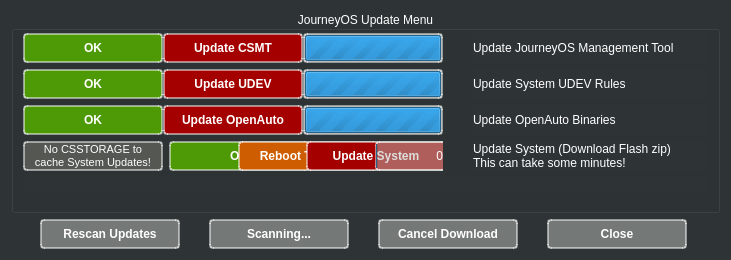
<?xml version="1.0" encoding="UTF-8"?>
<ui version="4.0">
 <class>UpdateDialog</class>
 <widget class="QDialog" name="UpdateDialog">
  <property name="geometry">
   <rect>
    <x>0</x>
    <y>0</y>
    <width>731</width>
    <height>260</height>
   </rect>
  </property>
  <property name="sizePolicy">
   <sizepolicy hsizetype="Expanding" vsizetype="Expanding">
    <horstretch>0</horstretch>
    <verstretch>0</verstretch>
   </sizepolicy>
  </property>
  <property name="minimumSize">
   <size>
    <width>500</width>
    <height>260</height>
   </size>
  </property>
  <property name="maximumSize">
   <size>
    <width>731</width>
    <height>260</height>
   </size>
  </property>
  <property name="windowTitle">
   <string>Connect to device</string>
  </property>
  <property name="styleSheet">
   <string notr="true">background-color: rgb(46, 52, 54);
color: rgb(255, 255, 255);</string>
  </property>
  <layout class="QVBoxLayout" name="verticalLayout">
   <item>
    <widget class="QGroupBox" name="groupBoxRecent">
     <property name="sizePolicy">
      <sizepolicy hsizetype="Expanding" vsizetype="Minimum">
       <horstretch>0</horstretch>
       <verstretch>0</verstretch>
      </sizepolicy>
     </property>
     <property name="minimumSize">
      <size>
       <width>0</width>
       <height>100</height>
      </size>
     </property>
     <property name="title">
      <string>JourneyOS Update Menu</string>
     </property>
     <property name="alignment">
      <set>Qt::AlignCenter</set>
     </property>
     <layout class="QFormLayout" name="formLayout_2">
      <property name="horizontalSpacing">
       <number>30</number>
      </property>
      <property name="topMargin">
       <number>2</number>
      </property>
      <property name="bottomMargin">
       <number>2</number>
      </property>
      <item row="8" column="0" colspan="2">
       <spacer name="verticalSpacer_2">
        <property name="orientation">
         <enum>Qt::Vertical</enum>
        </property>
        <property name="sizeHint" stdset="0">
         <size>
          <width>20</width>
          <height>4</height>
         </size>
        </property>
       </spacer>
      </item>
      <item row="0" column="1">
       <widget class="QLabel" name="labelCsmt">
        <property name="text">
         <string>Update JourneyOS Management Tool</string>
        </property>
       </widget>
      </item>
      <item row="0" column="0">
       <widget class="QWidget" name="csmt" native="true">
        <property name="sizePolicy">
         <sizepolicy hsizetype="Minimum" vsizetype="Preferred">
          <horstretch>0</horstretch>
          <verstretch>0</verstretch>
         </sizepolicy>
        </property>
        <layout class="QHBoxLayout" name="horizontalLayout_2">
         <property name="spacing">
          <number>0</number>
         </property>
         <property name="leftMargin">
          <number>0</number>
         </property>
         <property name="topMargin">
          <number>0</number>
         </property>
         <property name="rightMargin">
          <number>0</number>
         </property>
         <property name="bottomMargin">
          <number>0</number>
         </property>
         <item>
          <widget class="QLabel" name="labelCsmtOK">
           <property name="sizePolicy">
            <sizepolicy hsizetype="Fixed" vsizetype="Fixed">
             <horstretch>0</horstretch>
             <verstretch>0</verstretch>
            </sizepolicy>
           </property>
           <property name="minimumSize">
            <size>
             <width>140</width>
             <height>30</height>
            </size>
           </property>
           <property name="maximumSize">
            <size>
             <width>140</width>
             <height>30</height>
            </size>
           </property>
           <property name="font">
            <font>
             <weight>75</weight>
             <bold>true</bold>
            </font>
           </property>
           <property name="styleSheet">
            <string notr="true">background-color: rgb(78, 154, 6);
border-radius: 4px;
border: 2px solid rgba(255,255,255,0.5);</string>
           </property>
           <property name="text">
            <string>OK</string>
           </property>
           <property name="alignment">
            <set>Qt::AlignCenter</set>
           </property>
          </widget>
         </item>
         <item>
          <widget class="QPushButton" name="pushButtonUpdateCsmt">
           <property name="sizePolicy">
            <sizepolicy hsizetype="Fixed" vsizetype="Fixed">
             <horstretch>0</horstretch>
             <verstretch>0</verstretch>
            </sizepolicy>
           </property>
           <property name="minimumSize">
            <size>
             <width>140</width>
             <height>30</height>
            </size>
           </property>
           <property name="maximumSize">
            <size>
             <width>140</width>
             <height>30</height>
            </size>
           </property>
           <property name="font">
            <font>
             <weight>75</weight>
             <bold>true</bold>
            </font>
           </property>
           <property name="styleSheet">
            <string notr="true">background-color: rgb(164, 0, 0);
border-radius: 4px;
border: 2px solid rgba(255,255,255,0.5);
color: rgb(255, 255, 255);</string>
           </property>
           <property name="text">
            <string>Update CSMT</string>
           </property>
          </widget>
         </item>
         <item>
          <widget class="QProgressBar" name="progressBarCsmt">
           <property name="sizePolicy">
            <sizepolicy hsizetype="Fixed" vsizetype="Fixed">
             <horstretch>0</horstretch>
             <verstretch>0</verstretch>
            </sizepolicy>
           </property>
           <property name="minimumSize">
            <size>
             <width>140</width>
             <height>30</height>
            </size>
           </property>
           <property name="maximumSize">
            <size>
             <width>140</width>
             <height>30</height>
            </size>
           </property>
           <property name="styleSheet">
            <string notr="true">background-color: rgba(186, 189, 182, 0.5);
border-radius: 4px;
border: 2px solid rgba(255,255,255,0.5);
color: rgb(255, 255, 255);</string>
           </property>
           <property name="maximum">
            <number>0</number>
           </property>
           <property name="value">
            <number>0</number>
           </property>
          </widget>
         </item>
        </layout>
       </widget>
      </item>
      <item row="1" column="1">
       <widget class="QLabel" name="labelUdev">
        <property name="text">
         <string>Update System UDEV Rules</string>
        </property>
       </widget>
      </item>
      <item row="1" column="0">
       <widget class="QWidget" name="udev" native="true">
        <property name="sizePolicy">
         <sizepolicy hsizetype="Minimum" vsizetype="Preferred">
          <horstretch>0</horstretch>
          <verstretch>0</verstretch>
         </sizepolicy>
        </property>
        <layout class="QHBoxLayout" name="horizontalLayout_3">
         <property name="spacing">
          <number>0</number>
         </property>
         <property name="leftMargin">
          <number>0</number>
         </property>
         <property name="topMargin">
          <number>0</number>
         </property>
         <property name="rightMargin">
          <number>0</number>
         </property>
         <property name="bottomMargin">
          <number>0</number>
         </property>
         <item>
          <widget class="QLabel" name="labelUdevOK">
           <property name="sizePolicy">
            <sizepolicy hsizetype="Fixed" vsizetype="Fixed">
             <horstretch>0</horstretch>
             <verstretch>0</verstretch>
            </sizepolicy>
           </property>
           <property name="minimumSize">
            <size>
             <width>140</width>
             <height>30</height>
            </size>
           </property>
           <property name="maximumSize">
            <size>
             <width>140</width>
             <height>30</height>
            </size>
           </property>
           <property name="font">
            <font>
             <weight>75</weight>
             <bold>true</bold>
            </font>
           </property>
           <property name="styleSheet">
            <string notr="true">background-color: rgb(78, 154, 6);
border-radius: 4px;
border: 2px solid rgba(255,255,255,0.5);</string>
           </property>
           <property name="text">
            <string>OK</string>
           </property>
           <property name="alignment">
            <set>Qt::AlignCenter</set>
           </property>
          </widget>
         </item>
         <item>
          <widget class="QPushButton" name="pushButtonUpdateUdev">
           <property name="sizePolicy">
            <sizepolicy hsizetype="Fixed" vsizetype="Fixed">
             <horstretch>0</horstretch>
             <verstretch>0</verstretch>
            </sizepolicy>
           </property>
           <property name="minimumSize">
            <size>
             <width>140</width>
             <height>30</height>
            </size>
           </property>
           <property name="maximumSize">
            <size>
             <width>140</width>
             <height>30</height>
            </size>
           </property>
           <property name="font">
            <font>
             <weight>75</weight>
             <bold>true</bold>
            </font>
           </property>
           <property name="styleSheet">
            <string notr="true">background-color: rgb(164, 0, 0);
border-radius: 4px;
border: 2px solid rgba(255,255,255,0.5);
color: rgb(255, 255, 255);</string>
           </property>
           <property name="text">
            <string>Update UDEV</string>
           </property>
          </widget>
         </item>
         <item>
          <widget class="QProgressBar" name="progressBarUdev">
           <property name="sizePolicy">
            <sizepolicy hsizetype="Fixed" vsizetype="Fixed">
             <horstretch>0</horstretch>
             <verstretch>0</verstretch>
            </sizepolicy>
           </property>
           <property name="minimumSize">
            <size>
             <width>140</width>
             <height>30</height>
            </size>
           </property>
           <property name="maximumSize">
            <size>
             <width>140</width>
             <height>30</height>
            </size>
           </property>
           <property name="styleSheet">
            <string notr="true">background-color: rgba(186, 189, 182, 0.5);
border-radius: 4px;
border: 2px solid rgba(255,255,255,0.5);
color: rgb(255, 255, 255);</string>
           </property>
           <property name="maximum">
            <number>0</number>
           </property>
           <property name="value">
            <number>0</number>
           </property>
          </widget>
         </item>
        </layout>
       </widget>
      </item>
      <item row="2" column="1">
       <widget class="QLabel" name="labelOpenauto">
        <property name="text">
         <string>Update OpenAuto Binaries</string>
        </property>
       </widget>
      </item>
      <item row="2" column="0">
       <widget class="QWidget" name="openauto" native="true">
        <property name="sizePolicy">
         <sizepolicy hsizetype="Minimum" vsizetype="Preferred">
          <horstretch>0</horstretch>
          <verstretch>0</verstretch>
         </sizepolicy>
        </property>
        <layout class="QHBoxLayout" name="horizontalLayout_4">
         <property name="spacing">
          <number>0</number>
         </property>
         <property name="leftMargin">
          <number>0</number>
         </property>
         <property name="topMargin">
          <number>0</number>
         </property>
         <property name="rightMargin">
          <number>0</number>
         </property>
         <property name="bottomMargin">
          <number>0</number>
         </property>
         <item>
          <widget class="QLabel" name="labelOpenautoOK">
           <property name="sizePolicy">
            <sizepolicy hsizetype="Fixed" vsizetype="Fixed">
             <horstretch>0</horstretch>
             <verstretch>0</verstretch>
            </sizepolicy>
           </property>
           <property name="minimumSize">
            <size>
             <width>140</width>
             <height>30</height>
            </size>
           </property>
           <property name="maximumSize">
            <size>
             <width>140</width>
             <height>30</height>
            </size>
           </property>
           <property name="font">
            <font>
             <weight>75</weight>
             <bold>true</bold>
            </font>
           </property>
           <property name="styleSheet">
            <string notr="true">background-color: rgb(78, 154, 6);
border-radius: 4px;
border: 2px solid rgba(255,255,255,0.5);</string>
           </property>
           <property name="text">
            <string>OK</string>
           </property>
           <property name="alignment">
            <set>Qt::AlignCenter</set>
           </property>
          </widget>
         </item>
         <item>
          <widget class="QPushButton" name="pushButtonUpdateOpenauto">
           <property name="sizePolicy">
            <sizepolicy hsizetype="Fixed" vsizetype="Fixed">
             <horstretch>0</horstretch>
             <verstretch>0</verstretch>
            </sizepolicy>
           </property>
           <property name="minimumSize">
            <size>
             <width>140</width>
             <height>30</height>
            </size>
           </property>
           <property name="maximumSize">
            <size>
             <width>140</width>
             <height>30</height>
            </size>
           </property>
           <property name="font">
            <font>
             <weight>75</weight>
             <bold>true</bold>
            </font>
           </property>
           <property name="styleSheet">
            <string notr="true">background-color: rgb(164, 0, 0);
border-radius: 4px;
border: 2px solid rgba(255,255,255,0.5);
color: rgb(255, 255, 255);</string>
           </property>
           <property name="text">
            <string>Update OpenAuto</string>
           </property>
          </widget>
         </item>
         <item>
          <widget class="QProgressBar" name="progressBarOpenauto">
           <property name="sizePolicy">
            <sizepolicy hsizetype="Fixed" vsizetype="Fixed">
             <horstretch>0</horstretch>
             <verstretch>0</verstretch>
            </sizepolicy>
           </property>
           <property name="minimumSize">
            <size>
             <width>140</width>
             <height>30</height>
            </size>
           </property>
           <property name="maximumSize">
            <size>
             <width>140</width>
             <height>30</height>
            </size>
           </property>
           <property name="styleSheet">
            <string notr="true">background-color: rgba(186, 189, 182, 0.5);
border-radius: 4px;
border: 2px solid rgba(255,255,255,0.5);
color: rgb(255, 255, 255);</string>
           </property>
           <property name="maximum">
            <number>0</number>
           </property>
           <property name="value">
            <number>0</number>
           </property>
          </widget>
         </item>
        </layout>
       </widget>
      </item>
      <item row="5" column="0" colspan="2">
       <widget class="QLabel" name="labelDownload">
        <property name="sizePolicy">
         <sizepolicy hsizetype="Expanding" vsizetype="Preferred">
          <horstretch>0</horstretch>
          <verstretch>0</verstretch>
         </sizepolicy>
        </property>
        <property name="font">
         <font>
          <weight>75</weight>
          <bold>true</bold>
         </font>
        </property>
        <property name="text">
         <string/>
        </property>
        <property name="alignment">
         <set>Qt::AlignCenter</set>
        </property>
       </widget>
      </item>
      <item row="3" column="0">
       <widget class="QWidget" name="systemupdate" native="true">
        <property name="sizePolicy">
         <sizepolicy hsizetype="Expanding" vsizetype="Fixed">
          <horstretch>0</horstretch>
          <verstretch>0</verstretch>
         </sizepolicy>
        </property>
        <layout class="QHBoxLayout" name="horizontalLayout_6">
         <property name="leftMargin">
          <number>0</number>
         </property>
         <property name="topMargin">
          <number>0</number>
         </property>
         <property name="rightMargin">
          <number>0</number>
         </property>
         <property name="bottomMargin">
          <number>0</number>
         </property>
         <item>
          <widget class="QLabel" name="labelNoStorage">
           <property name="sizePolicy">
            <sizepolicy hsizetype="Fixed" vsizetype="Fixed">
             <horstretch>0</horstretch>
             <verstretch>0</verstretch>
            </sizepolicy>
           </property>
           <property name="minimumSize">
            <size>
             <width>140</width>
             <height>30</height>
            </size>
           </property>
           <property name="maximumSize">
            <size>
             <width>140</width>
             <height>30</height>
            </size>
           </property>
           <property name="font">
            <font>
             <pointsize>8</pointsize>
             <weight>50</weight>
             <bold>false</bold>
            </font>
           </property>
           <property name="styleSheet">
            <string notr="true">background-color: rgb(85, 87, 83);
border-radius: 4px;
border: 2px solid rgba(255,255,255,0.5);</string>
           </property>
           <property name="text">
            <string>No CSSTORAGE to
cache System Updates!</string>
           </property>
           <property name="alignment">
            <set>Qt::AlignCenter</set>
           </property>
          </widget>
         </item>
         <item>
          <widget class="QWidget" name="system" native="true">
           <property name="sizePolicy">
            <sizepolicy hsizetype="Minimum" vsizetype="Preferred">
             <horstretch>0</horstretch>
             <verstretch>0</verstretch>
            </sizepolicy>
           </property>
           <layout class="QHBoxLayout" name="horizontalLayout_5">
            <property name="spacing">
             <number>0</number>
            </property>
            <property name="leftMargin">
             <number>0</number>
            </property>
            <property name="topMargin">
             <number>0</number>
            </property>
            <property name="rightMargin">
             <number>0</number>
            </property>
            <property name="bottomMargin">
             <number>0</number>
            </property>
            <item>
             <widget class="QLabel" name="labelSystemOK">
              <property name="sizePolicy">
               <sizepolicy hsizetype="Fixed" vsizetype="Fixed">
                <horstretch>0</horstretch>
                <verstretch>0</verstretch>
               </sizepolicy>
              </property>
              <property name="minimumSize">
               <size>
                <width>140</width>
                <height>30</height>
               </size>
              </property>
              <property name="maximumSize">
               <size>
                <width>140</width>
                <height>30</height>
               </size>
              </property>
              <property name="font">
               <font>
                <weight>75</weight>
                <bold>true</bold>
               </font>
              </property>
              <property name="styleSheet">
               <string notr="true">background-color: rgb(78, 154, 6);
border-radius: 4px;
border: 2px solid rgba(255,255,255,0.5);</string>
              </property>
              <property name="text">
               <string>OK</string>
              </property>
              <property name="alignment">
               <set>Qt::AlignCenter</set>
              </property>
             </widget>
            </item>
            <item>
             <widget class="QLabel" name="labelSystemReadyInstall">
              <property name="sizePolicy">
               <sizepolicy hsizetype="Fixed" vsizetype="Fixed">
                <horstretch>0</horstretch>
                <verstretch>0</verstretch>
               </sizepolicy>
              </property>
              <property name="minimumSize">
               <size>
                <width>140</width>
                <height>30</height>
               </size>
              </property>
              <property name="maximumSize">
               <size>
                <width>140</width>
                <height>30</height>
               </size>
              </property>
              <property name="font">
               <font>
                <weight>75</weight>
                <bold>true</bold>
               </font>
              </property>
              <property name="styleSheet">
               <string notr="true">background-color: rgb(206, 92, 0);
border-radius: 4px;
border: 2px solid rgba(255,255,255,0.5);</string>
              </property>
              <property name="text">
               <string>Reboot To Install</string>
              </property>
              <property name="alignment">
               <set>Qt::AlignCenter</set>
              </property>
             </widget>
            </item>
            <item>
             <widget class="QPushButton" name="pushButtonUpdateSystem">
              <property name="sizePolicy">
               <sizepolicy hsizetype="Fixed" vsizetype="Fixed">
                <horstretch>0</horstretch>
                <verstretch>0</verstretch>
               </sizepolicy>
              </property>
              <property name="minimumSize">
               <size>
                <width>140</width>
                <height>30</height>
               </size>
              </property>
              <property name="maximumSize">
               <size>
                <width>140</width>
                <height>30</height>
               </size>
              </property>
              <property name="font">
               <font>
                <weight>75</weight>
                <bold>true</bold>
               </font>
              </property>
              <property name="styleSheet">
               <string notr="true">background-color: rgb(164, 0, 0);
border-radius: 4px;
border: 2px solid rgba(255,255,255,0.5);
color: rgb(255, 255, 255);</string>
              </property>
              <property name="text">
               <string>Update System</string>
              </property>
             </widget>
            </item>
            <item>
             <widget class="QProgressBar" name="progressBarSystem">
              <property name="enabled">
               <bool>true</bool>
              </property>
              <property name="sizePolicy">
               <sizepolicy hsizetype="Fixed" vsizetype="Fixed">
                <horstretch>0</horstretch>
                <verstretch>0</verstretch>
               </sizepolicy>
              </property>
              <property name="minimumSize">
               <size>
                <width>140</width>
                <height>30</height>
               </size>
              </property>
              <property name="maximumSize">
               <size>
                <width>140</width>
                <height>30</height>
               </size>
              </property>
              <property name="styleSheet">
               <string notr="true">background-color: rgba(186, 189, 182, 0.5);
border-radius: 4px;
border: 2px solid rgba(255,255,255,0.5);
color: rgb(255, 255, 255);</string>
              </property>
              <property name="maximum">
               <number>420</number>
              </property>
              <property name="value">
               <number>0</number>
              </property>
              <property name="alignment">
               <set>Qt::AlignCenter</set>
              </property>
             </widget>
            </item>
           </layout>
          </widget>
         </item>
        </layout>
       </widget>
      </item>
      <item row="3" column="1">
       <widget class="QLabel" name="labelSystem">
        <property name="text">
         <string>Update System (Download Flash zip)
This can take some minutes!</string>
        </property>
        <property name="wordWrap">
         <bool>false</bool>
        </property>
       </widget>
      </item>
     </layout>
    </widget>
   </item>
   <item>
    <widget class="QWidget" name="verticalWidget" native="true">
     <property name="sizePolicy">
      <sizepolicy hsizetype="Expanding" vsizetype="Preferred">
       <horstretch>0</horstretch>
       <verstretch>0</verstretch>
      </sizepolicy>
     </property>
     <layout class="QHBoxLayout" name="horizontalLayout">
      <property name="spacing">
       <number>0</number>
      </property>
      <property name="leftMargin">
       <number>0</number>
      </property>
      <property name="topMargin">
       <number>0</number>
      </property>
      <property name="rightMargin">
       <number>0</number>
      </property>
      <property name="bottomMargin">
       <number>0</number>
      </property>
      <item>
       <widget class="QPushButton" name="pushButtonUpdateCheck">
        <property name="sizePolicy">
         <sizepolicy hsizetype="Fixed" vsizetype="Fixed">
          <horstretch>0</horstretch>
          <verstretch>0</verstretch>
         </sizepolicy>
        </property>
        <property name="minimumSize">
         <size>
          <width>140</width>
          <height>30</height>
         </size>
        </property>
        <property name="maximumSize">
         <size>
          <width>140</width>
          <height>30</height>
         </size>
        </property>
        <property name="font">
         <font>
          <weight>75</weight>
          <bold>true</bold>
         </font>
        </property>
        <property name="styleSheet">
         <string notr="true">background-color: rgba(186, 189, 182, 0.5);
border-radius: 4px;
border: 2px solid rgba(255,255,255,0.5);
color: rgb(255, 255, 255);</string>
        </property>
        <property name="text">
         <string>Rescan Updates</string>
        </property>
       </widget>
      </item>
      <item>
       <widget class="QLabel" name="labelUpdateChecking">
        <property name="sizePolicy">
         <sizepolicy hsizetype="Fixed" vsizetype="Fixed">
          <horstretch>0</horstretch>
          <verstretch>0</verstretch>
         </sizepolicy>
        </property>
        <property name="minimumSize">
         <size>
          <width>140</width>
          <height>30</height>
         </size>
        </property>
        <property name="maximumSize">
         <size>
          <width>140</width>
          <height>30</height>
         </size>
        </property>
        <property name="font">
         <font>
          <weight>75</weight>
          <bold>true</bold>
         </font>
        </property>
        <property name="styleSheet">
         <string notr="true">background-color: rgba(186, 189, 182, 0.5);
border-radius: 4px;
border: 2px solid rgba(255,255,255,0.5);
color: rgb(255, 255, 255);</string>
        </property>
        <property name="text">
         <string>Scanning...</string>
        </property>
        <property name="alignment">
         <set>Qt::AlignCenter</set>
        </property>
       </widget>
      </item>
      <item>
       <widget class="QPushButton" name="pushButtonUpdateCancel">
        <property name="sizePolicy">
         <sizepolicy hsizetype="Fixed" vsizetype="Fixed">
          <horstretch>0</horstretch>
          <verstretch>0</verstretch>
         </sizepolicy>
        </property>
        <property name="minimumSize">
         <size>
          <width>140</width>
          <height>30</height>
         </size>
        </property>
        <property name="maximumSize">
         <size>
          <width>140</width>
          <height>30</height>
         </size>
        </property>
        <property name="font">
         <font>
          <weight>75</weight>
          <bold>true</bold>
         </font>
        </property>
        <property name="styleSheet">
         <string notr="true">background-color: rgba(186, 189, 182, 0.5);
border-radius: 4px;
border: 2px solid rgba(255,255,255,0.5);
color: rgb(255, 255, 255);</string>
        </property>
        <property name="text">
         <string>Cancel Download</string>
        </property>
       </widget>
      </item>
      <item>
       <widget class="QPushButton" name="pushButtonClose">
        <property name="sizePolicy">
         <sizepolicy hsizetype="Fixed" vsizetype="Fixed">
          <horstretch>0</horstretch>
          <verstretch>0</verstretch>
         </sizepolicy>
        </property>
        <property name="minimumSize">
         <size>
          <width>140</width>
          <height>30</height>
         </size>
        </property>
        <property name="maximumSize">
         <size>
          <width>140</width>
          <height>30</height>
         </size>
        </property>
        <property name="font">
         <font>
          <weight>75</weight>
          <bold>true</bold>
         </font>
        </property>
        <property name="styleSheet">
         <string notr="true">background-color: rgba(186, 189, 182, 0.5);
border-radius: 4px;
border: 2px solid rgba(255,255,255,0.5);
color: rgb(255, 255, 255);</string>
        </property>
        <property name="text">
         <string>Close</string>
        </property>
       </widget>
      </item>
     </layout>
    </widget>
   </item>
  </layout>
 </widget>
 <resources/>
 <connections/>
</ui>
